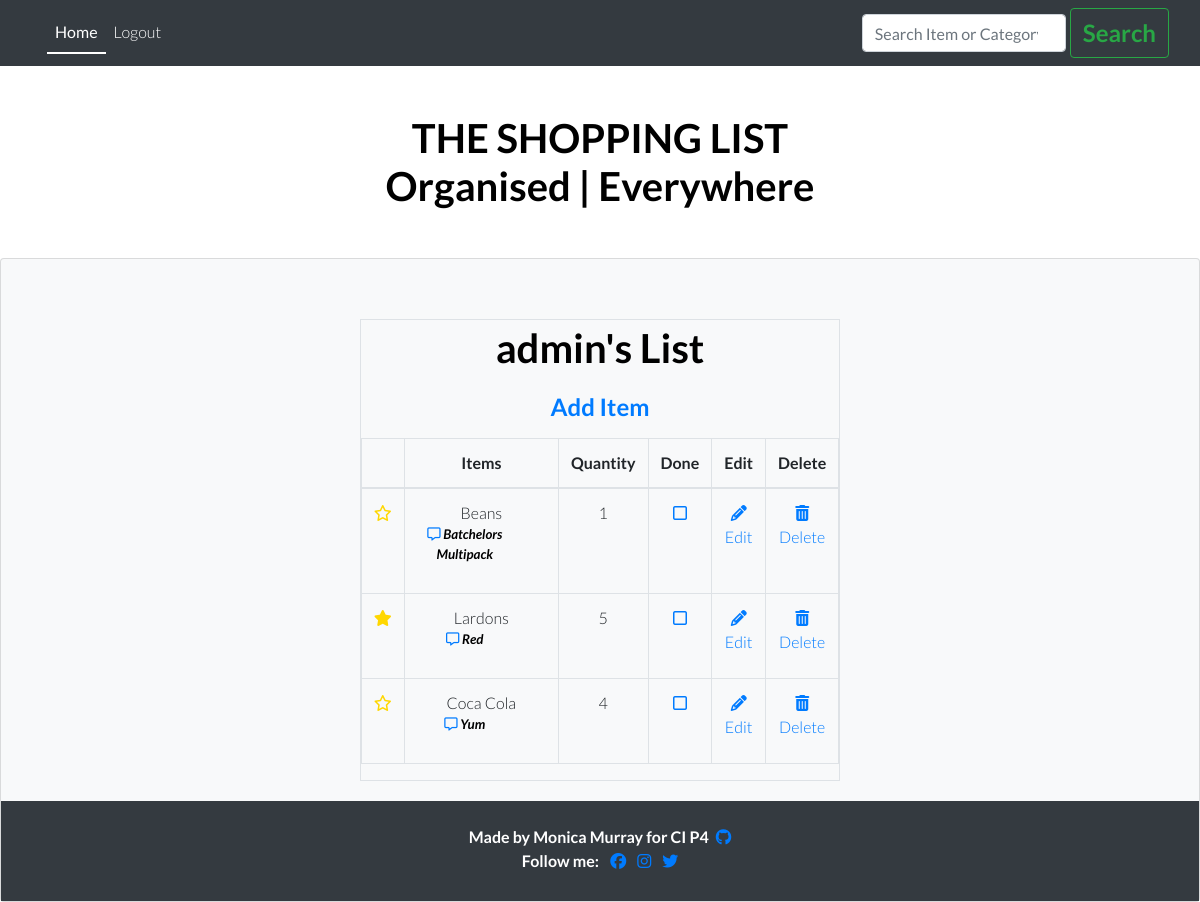
Page / (signed in) on the earlier database version.
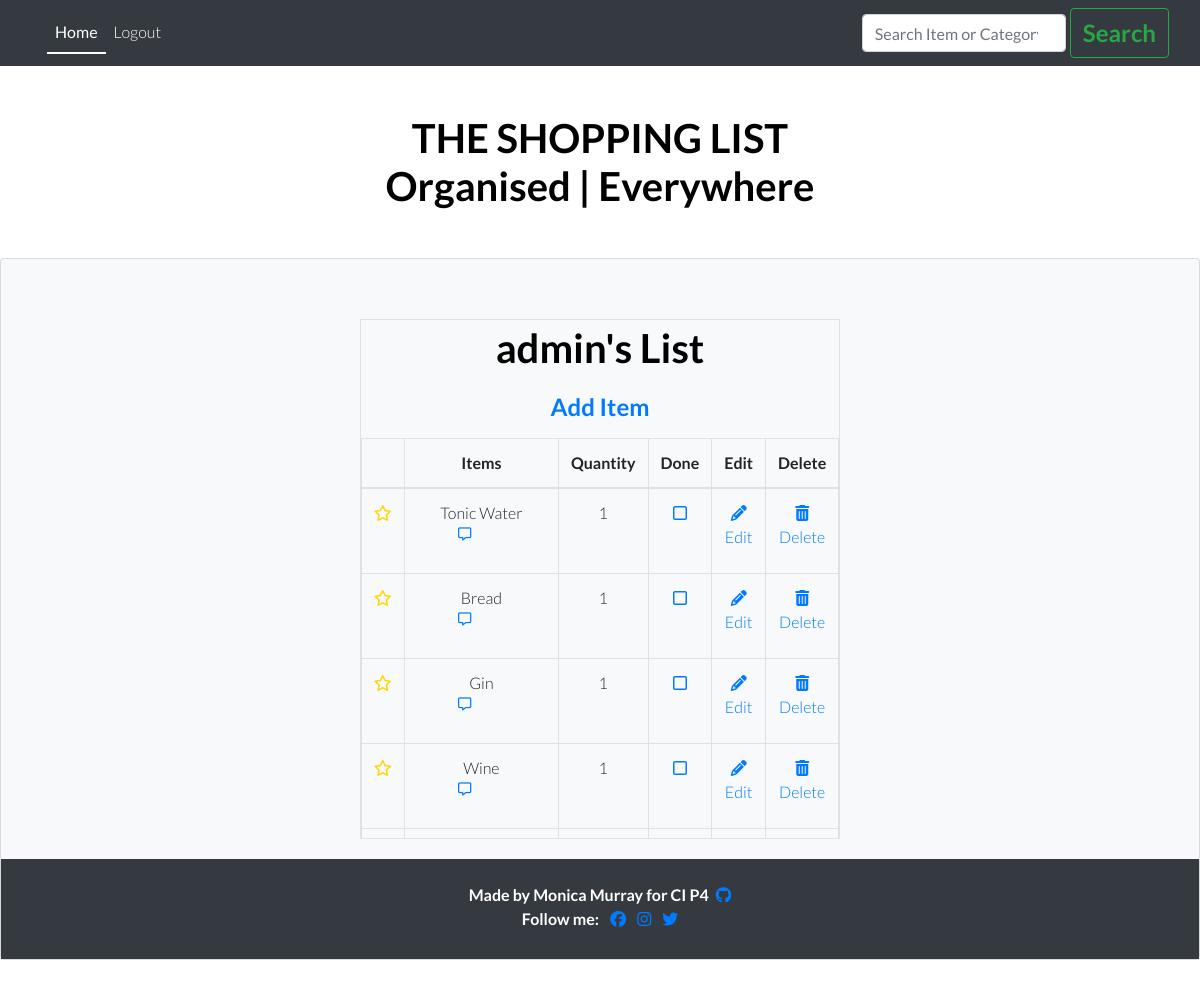
Same page on the later database version.
### list/models.py (models this page shows)
class Entry(models.Model):
    item_name = models.CharField(
        max_length=60, null=False, blank=False)
    quantity = models.IntegerField(
        choices=QUANTITY_CHOICES, default='1')
    star = models.BooleanField(default=False)
    user = models.ForeignKey(User, on_delete=models.CASCADE)
    category = models.CharField(
        max_length=20, choices=CATEGORY_CHOICES, default='Fresh')
    added_on = models.DateTimeField(auto_now_add=True)
    check_item_as_done = models.BooleanField(default=False)
    class Meta:
        ordering = ['-added_on', '-star', ]
    def __str__(self):
        return self.item_name

class Note(models.Model):
    item = models.OneToOneField(
        Entry, on_delete=models.CASCADE, related_name='notes')
    user = models.ForeignKey(User, on_delete=models.CASCADE)
    body = models.TextField()
    added_on = models.DateTimeField(auto_now_add=True)
    def __str__(self):
        return self.body

### list/views.py (the view, shortened to what this page needs)
# urls.py: path('', views.EntryList.as_view(), name='home'),
class EntryList(LoginRequiredMixin, generic.ListView):
    model = Entry
    template_name = 'index.html'
    paginate_by = 100
    def get_queryset(self, **kwargs):
        queryset = Entry.objects.filter(user=self.request.user)
        search = self.request.GET.get('query')
        print(queryset)
        return queryset

### templates/index.html (shortened to what this page needs)
{% extends 'base.html' %}
{% load static %}
{% block content %}
<div class="image-container mt-3">
</div>
<div class="card-body justify-content-center">
  <div class="row justify-content-center">
    {% if user.is_authenticated %}
    <div class="table-responsive-sm table-bordered pt-1">
      <h1>{{user.username}}'s List</h1>
      <button type="button" class="btn btn-lg mb-1">
        <a href="{% url 'add' %}">Add Item</a>
      </button>
      <div style="max-width: 100%; max-height: 400px; overflow-y: scroll">
        <table class="table">
          <thead>
            <tr>
              <th scope="col" class="w-auto"></th>
              <th scope="col" class="w-50">Items</th>
              <th scope="col" class="w-auto">Quantity</th>
              <th scope="col" class="w-auto">Done</th>
              <th scope="col" class="w-auto">Edit</th>
              <th scope="col" class="w-auto">Delete</th>
            </tr>
          </thead>
          <tbody>
            {% for entry in entry_list %}
            <tr>
              {% if entry.star %}
              <td>
                <a href="{% url 'toggle_star' entry.id %}">
                  <i class="fa-solid fa-star" aria-label="font awesome solid star icon" style="color: gold"></i>
                </a>
              </td>
              {% else %}
              <td>
                <a href="{% url 'toggle_star' entry.id %}">
                  <i class="fa-regular fa-star" aria-label="font awesome regular star icon" style="color: gold"></i>
                </a>
              </td>
              {% endif %}
              {% if entry.check_item_as_done %}
              <td class="text-capitalize">
                <strike> {{ entry.item_name }} </strike>
              </td>
              <td>{{entry.quantity}}</td>
              <td>
                <a href="{% url 'toggle_check' entry.id %}">
                  <i class="fa-solid fa-square-check" aria-label="font awesome solid checkbox icon"></i>
                </a>
              </td>
              <td></td>
              <td>
                <a href="{% url 'delete' entry.id %}"><i class="fa-solid fa-trash-can"
                    aria-label="font awesome trash-can delete icon"></i>
                  Delete</a>
              </td>
              {% else %}
              <td class="text-capitalize">
                {{ entry.item_name }}
                <p class="text-capitalize font-italic text-wrap" style="width: 6rem">
                  <a href="{% url 'note' entry.id %}">
                    <i class="fa-regular fa-message text-center" aria-label="font awesome regular add note icon"></i>
                  </a>
                  {{entry.notes}}
                </p>
              </td>
              <td>{{entry.quantity}}</td>
              <td>
                <a href="{% url 'toggle_check' entry.id %}">
                  <i class="fa-regular fa-square" aria-label="font awesome regular checkbox icon"></i>
                </a>
              </td>
              <td>
                <a href="{% url 'edit' entry.id %}">
                  <i class="fa-solid fa-pencil" aria-label="font awesome solid pencil icon"></i> Edit</a>
              </td>
              <td>
                <a href="{% url 'delete' entry.id %}">
                  <i class="fa-solid fa-trash-can" aria-label="font awesome solid trash-can delete icon"></i> Delete</a>
              </td>
              {% endif %}
            </tr>
            {% empty %}
            <tr>
              The Shopping list is currently empty.
            </tr>
            {% endfor %}
          </tbody>
        </table>
      </div>
    </div>
    {% else %}
  </div>
</div>
{% endif %}
</div>
{% endblock %}

Differences in the rows shown:
no longer on this page (row edited): Entry: star False (drawn), item_name "Beans", notes "Batchelors Multipack", quantity "1"
no longer on this page (row edited): Entry: star True (drawn), item_name "Lardons", notes "Red", quantity "5"
no longer on this page (row unchanged): Entry: star False (drawn), item_name "Coca Cola", notes "Yum", quantity "4"
added Entry: star False (drawn), item_name "Tonic Water", quantity "1"
added Entry: star False (drawn), item_name "Bread", quantity "1"
added Entry: star False (drawn), item_name "Gin", quantity "1"
added Entry: star False (drawn), item_name "Wine", quantity "1"
